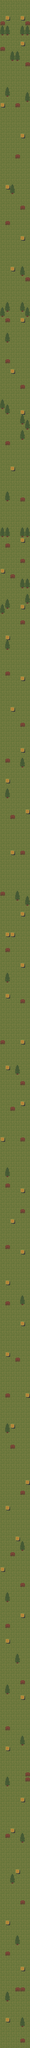

This game map was drawn from its Tiled (.tmx) file and the tilesets committed beside it. A one-line description and the trimmed map source follow:
An orthogonal 6x400 tile map with 12x12 px tiles, 1 tile layer (Tile Layer 1).

<map version="1.0" orientation="orthogonal" renderorder="right-down" width="6" height="400" tilewidth="12" tileheight="12" nextobjectid="1">
 <tileset firstgid="1" name="GrassTiles" tilewidth="12" tileheight="12" tilecount="24" columns="4">
  <image source="lowerGrassTiles.png" width="48" height="72" />
 </tileset>
 <layer name="Tile Layer 1" width="6" height="400">
  <data>[2400 cells, 2400 non-empty, 5 distinct tile ids]</data>
 </layer>
</map>